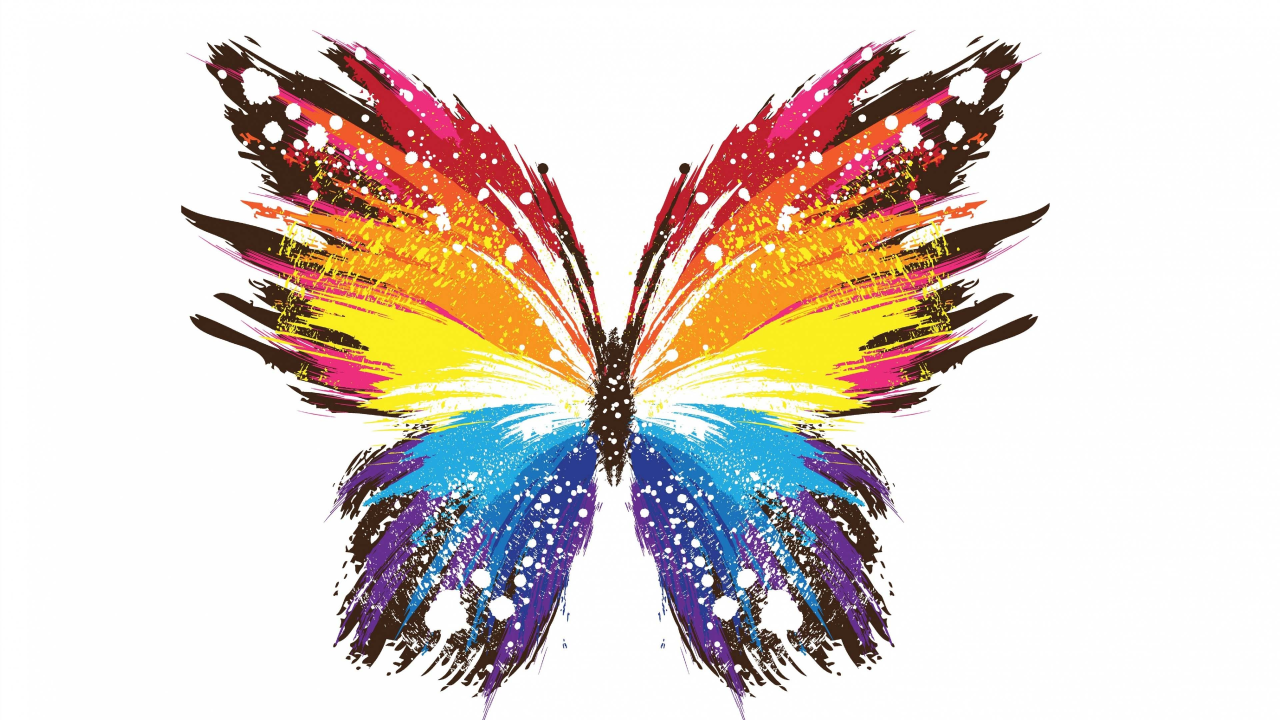
#> input picture opencv-lab/lab-2/butterfly.jpg, 3840 x 2160 px (shown at 1/3 size)
$ jupyter execute lab-2.ipynb
#> lines starting #> are read from the running program, lines starting #| are printed output that depends on the picture; after the words box and inside, x2 and y2 are one past the last pixel; in counts of white or black regions, pixels touching at a corner belong together
[cell 1]
import cv2
import pandas as pd
import numpy as np
import matplotlib.pyplot as plt

[cell 2]
img = cv2.imread("butterfly.jpg")
#> img is the input picture: shape (2160, 3840, 3); mean B, G, R 200.4, 207.8, 220.5

[cell 3]
print(img.dtype)
#| uint8

[cell 4]
print(img.shape)
#| (2160, 3840, 3)

[cell 5]
print(img[0,0])
#| [253 253 253]

[cell 6]
plt.imshow(img)

[cell 7]
from cv2 import cvtColor,COLOR_BGR2RGB,COLOR_RGB2HSV,COLOR_RGB2LAB

[cell 8]
img_rgb=cvtColor(img,COLOR_BGR2RGB)

[cell 9]
print(img_rgb[0,0])
#| [253 253 253]

[cell 10]
plt.imshow(img_rgb)

[cell 11]
r,g,b=cv2.split(img_rgb)
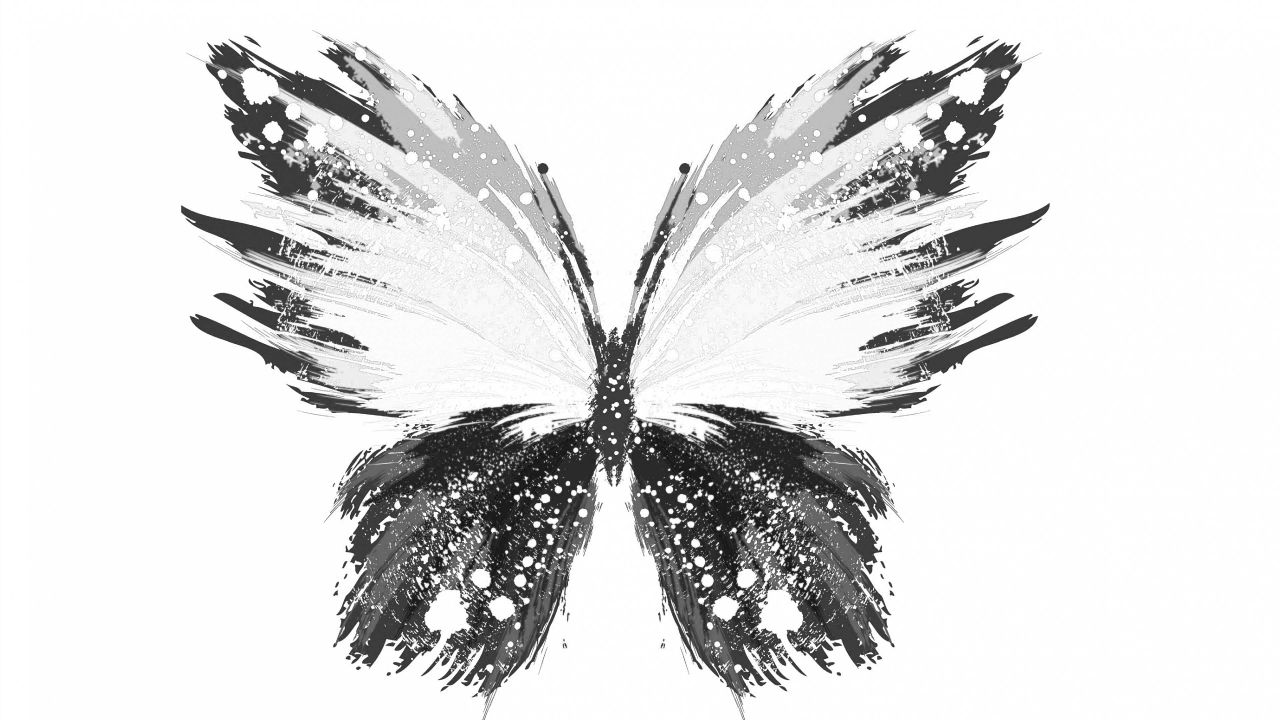
#> r: shape (2160, 3840) (shown at 1/3 size); min 0, max 255, mean 220.5
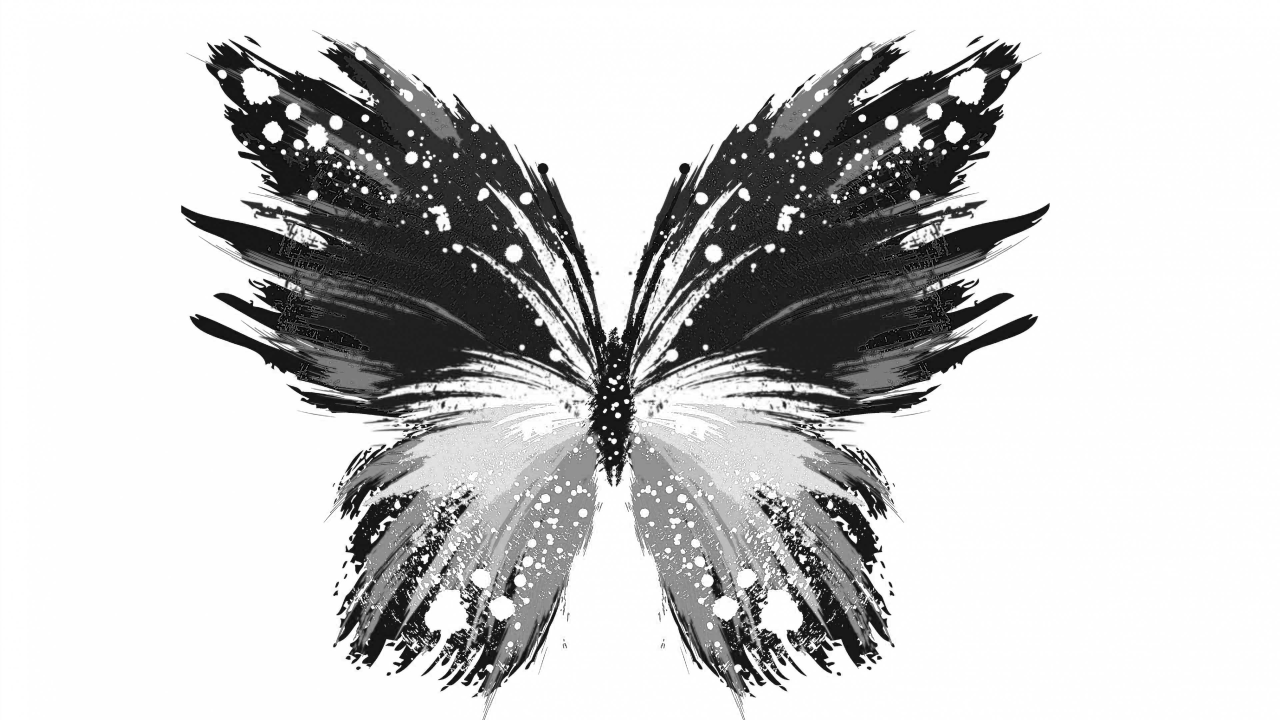
#> b: shape (2160, 3840) (shown at 1/3 size); min 0, max 255, mean 200.4

[cell 12]
plt.figure(figsize=(10,10))

[cell 13]
plt.subplot(221)
plt.title("Original")
plt.imshow(img_rgb)
plt.subplot(222)
plt.title("Blue Channel")
plt.imshow(b)
plt.subplot(223)
plt.title("green channel")
plt.imshow(g)
plt.subplot(224)
plt.title("red channel")
plt.imshow(r)
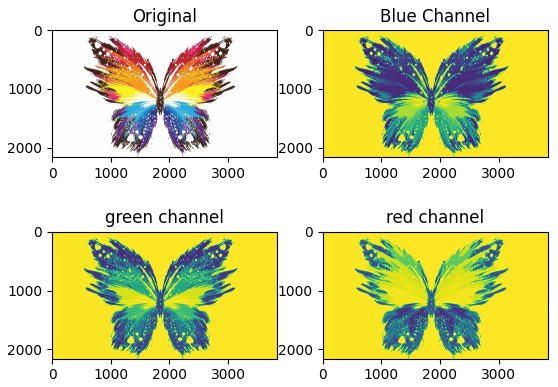
#> figure drawn by matplotlib, 4 panels

[cell 14]
gray_img = cv2.cvtColor(img, cv2.COLOR_BGR2GRAY)
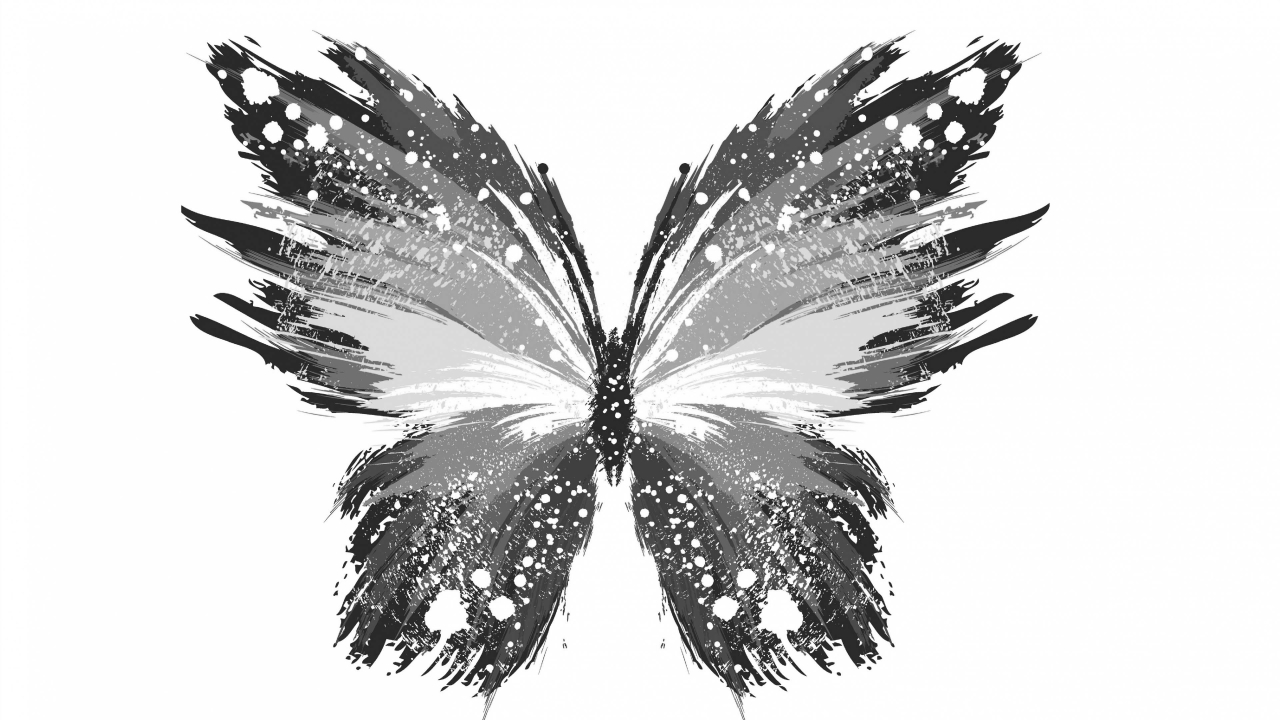
#> gray_img: shape (2160, 3840) (shown at 1/3 size); min 1, max 255, mean 210.7

# Apply binary thresholding
_, binary_img = cv2.threshold(gray_img, 127, 255, cv2.THRESH_BINARY)
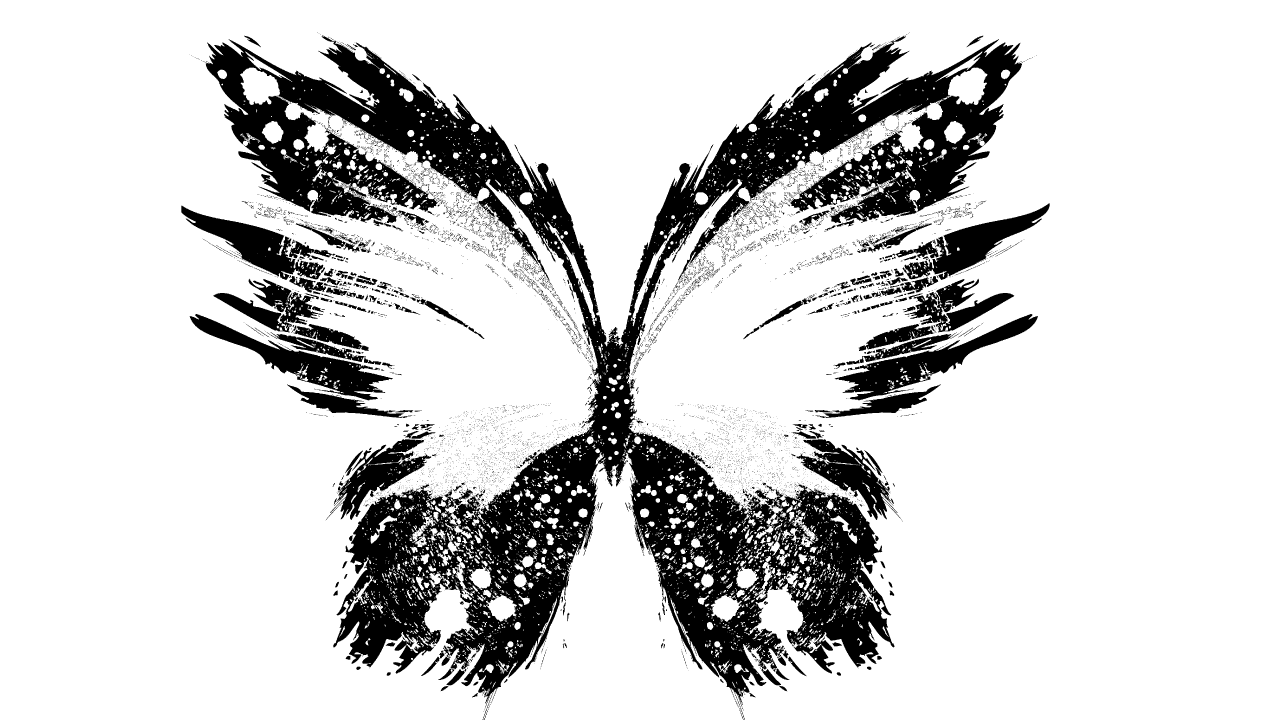
#> binary_img: shape (2160, 3840) (shown at 1/3 size); 82% white; 9782 black regions (9218 under 20 px), largest, box (x1, y1, x2, y2) and area: (617, 107, 3066, 2125) 1128331, (2504, 942, 3114, 1201) 35905, (569, 942, 1179, 1201) 35890

# Display the binary image
plt.imshow(binary_img, cmap='gray')
plt.title('Binary Image')
plt.show()
